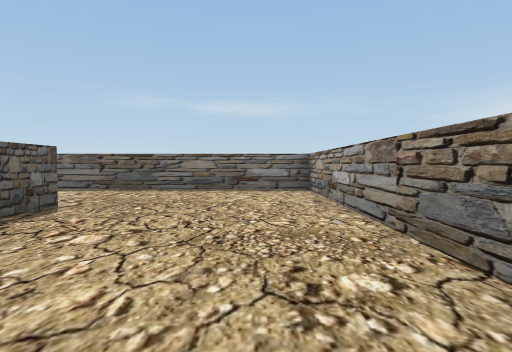
[1] (above)

24 first-person views from a walk through a Unity game level. The camera is 0.59 m above the floor, tilts 2° down and sees 75° across. The floor is counted in squares, 1 m on a side. Each view is taken from the middle of a square. On the plan, view 1 faces up. The plan holds only what a view shows up to about 9 squares ahead; the rest is blank. The place goes on beyond the plan.

[2]
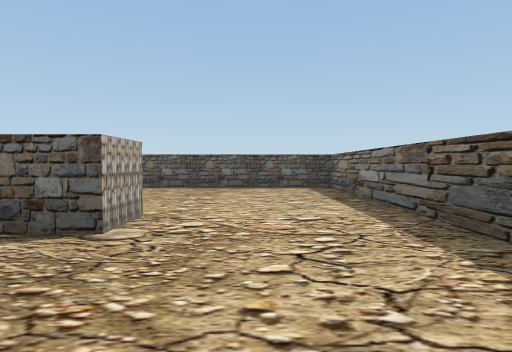

[3]
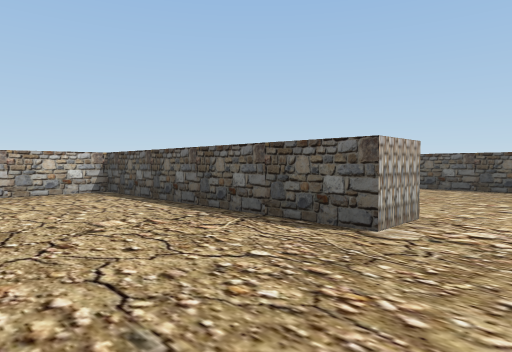

[4]
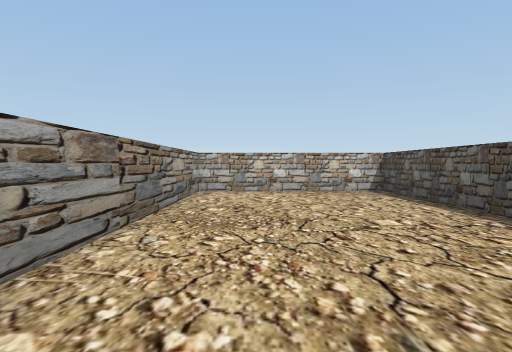

[5]
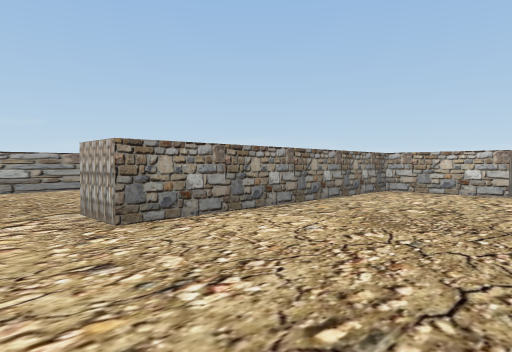

[6]
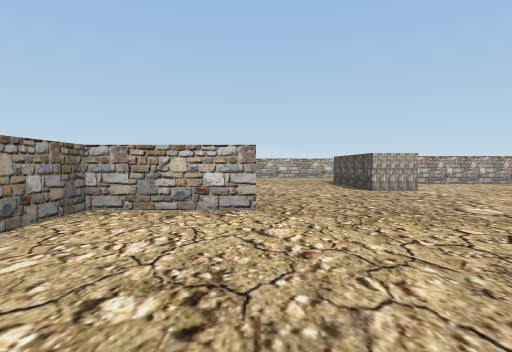

[7]
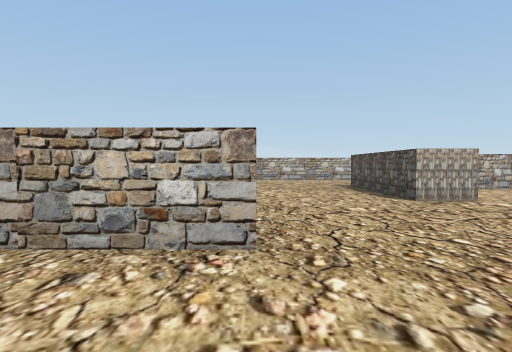

[8]
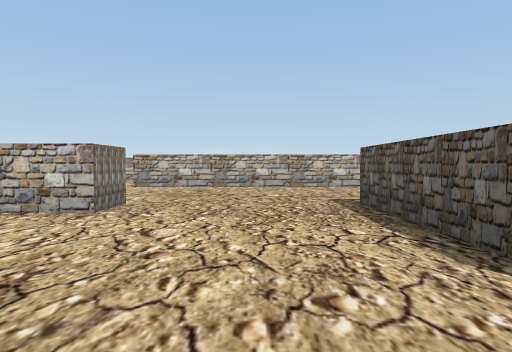

[9]
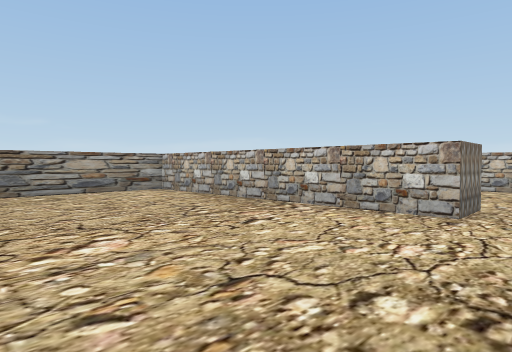

[10]
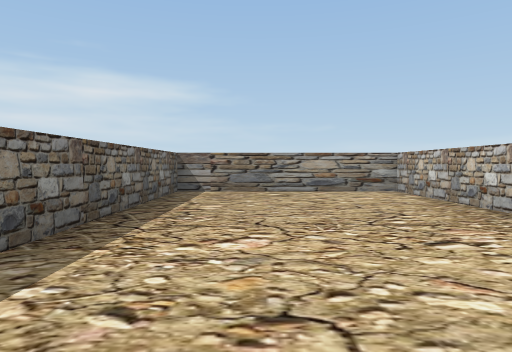

[11]
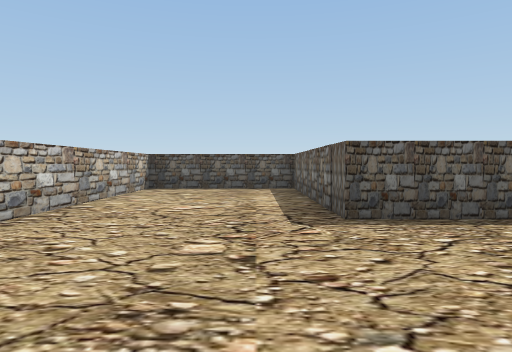

[12]
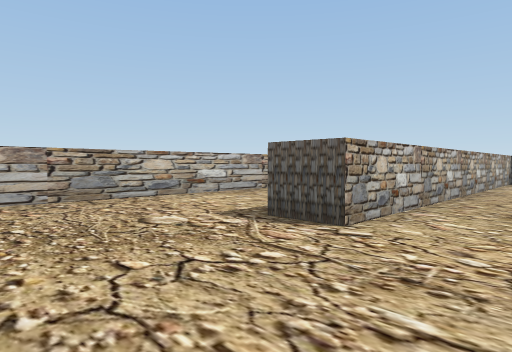

[13]
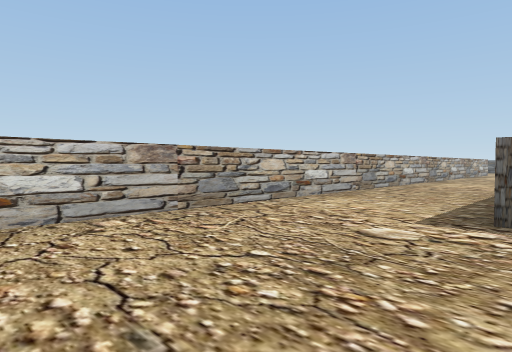

[14]
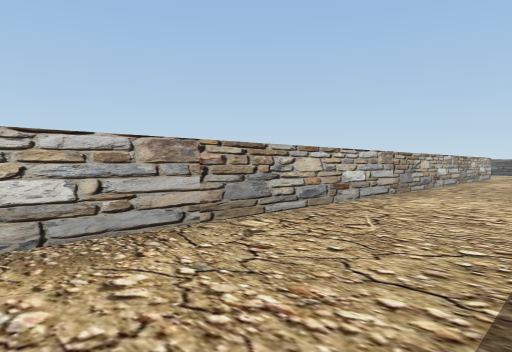

[15]
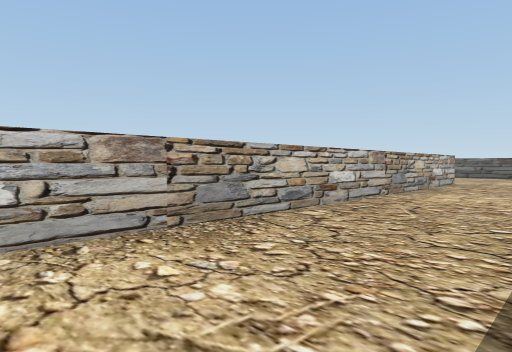

[16]
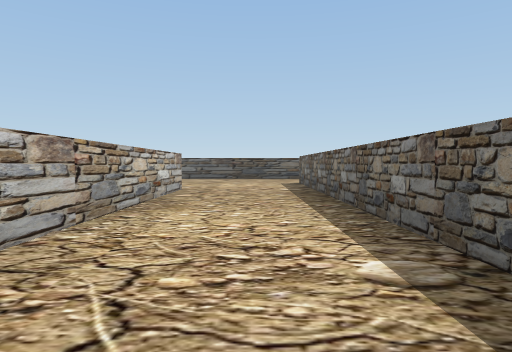

[17]
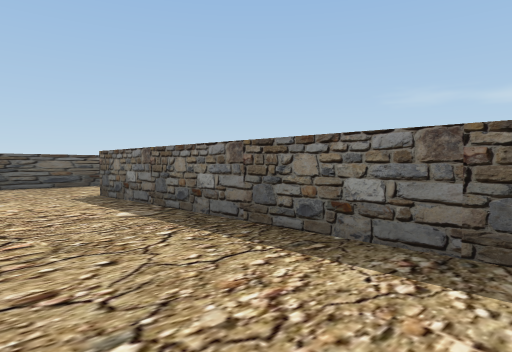

[18]
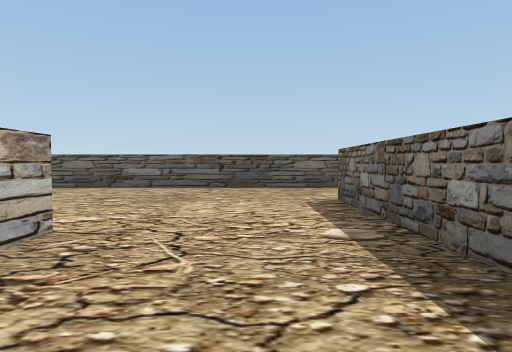

[19]
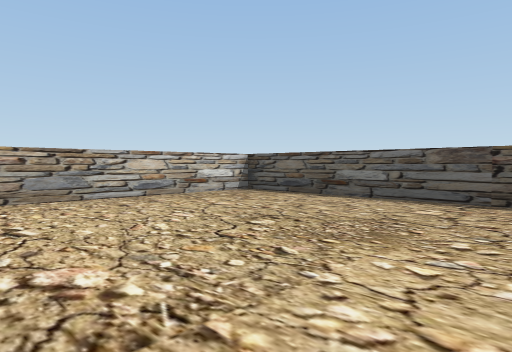

[20]
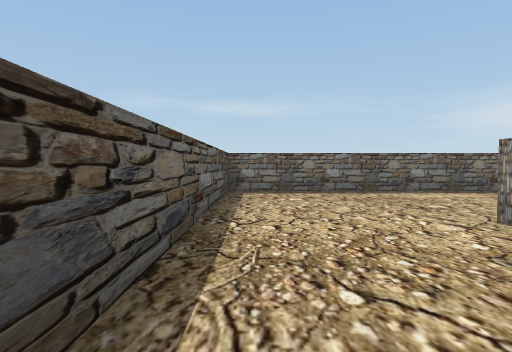

[21]
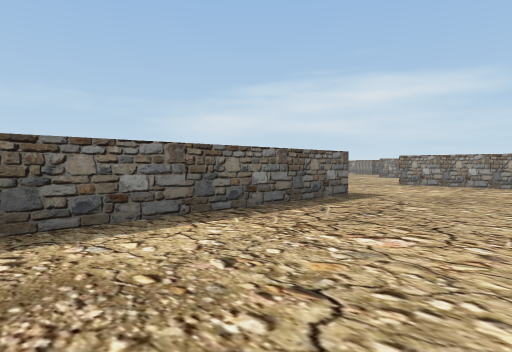

[22]
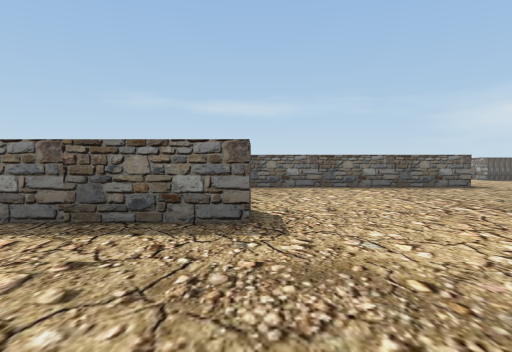

[23]
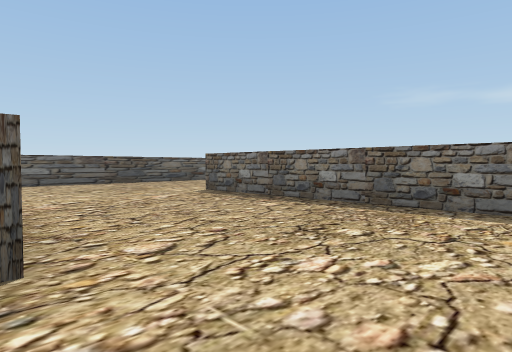

[24]
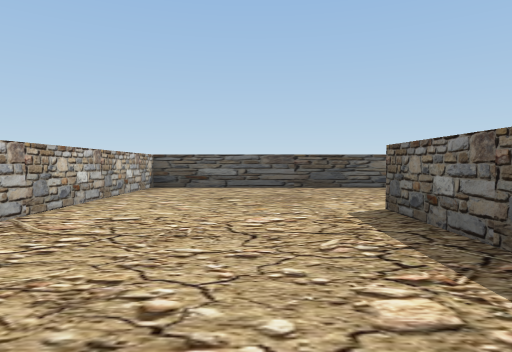

### Floor plan
Points are (right, up) in squares from view 1. A wall is a line through its corners. A room is listed if a view was taken in it or the views show most of it. See-through windows are left out.
Room 1 (views 1, 2, 3, 4, 5, 6, 7, 8, 9, 10, 11, 12, 13, 14, 15, 16, 17, 18, 19, 20, 21, 22, 23, 24)
walls: (-12.2, -7.1) (-11.4, -7.1); (-12.4, -2.3) (-22.5, -2.3); (-9.6, -4.4) (-8.6, -4.4) (-8.6, -8) (-13.2, -8) (-13.2, -11.6) (-3.8, -11.6) (-3.8, -12.8); (-14.2, -9.8) (-14.2, -8); (-18.1, -6.6) (-18.1, -7.1); (-18, -7.6) (-26.6, -7.6) (-26.6, -19.9) (-21.8, -19.9); (-14.8, -12.6) (-23.6, -12.6); (-5, -8.1) (-5, -7.1) (1.2, -7.1) (1.2, -2.3) (-3.9, -2.3); (-6.1, -1.3) (-3.8, -1.3) (-3.8, 4.7) (-2.8, 4.7) (-2.8, -1.3) (1.2, -1.3) (1.2, 7.9) (-8.6, 7.9) (-8.6, 3); (-20.9, -15.7) (-0.4, -15.7); (-26.6, -0.6) (-26.6, -6.6) (-21.4, -6.6)

Positions as (right, up) in squares from view 1, and headings:
1: (0, 0), facing up
2: (0, 6), facing left
3: (0, 6), facing down-left
4: (0, 6), facing down
5: (-7, 6), facing down-right
6: (-6, 3), facing down
7: (-6, 1), facing down
8: (-7, -3), facing down
9: (-6, -3), facing down-right
10: (-6, -4), facing right
11: (-5, -9), facing left
12: (-1, -10), facing down-left
13: (0, -12), facing down-left
14: (-5, -13), facing down-left
15: (-10, -13), facing down-left
16: (-13, -14), facing left
17: (-17, -15), facing up-left
18: (-18, -14), facing left
19: (-21, -14), facing down-left
20: (-26, -15), facing up
21: (-24, -11), facing up-right
22: (-18, -11), facing up
23: (-16, -7), facing up-left
24: (-18, -4), facing left
